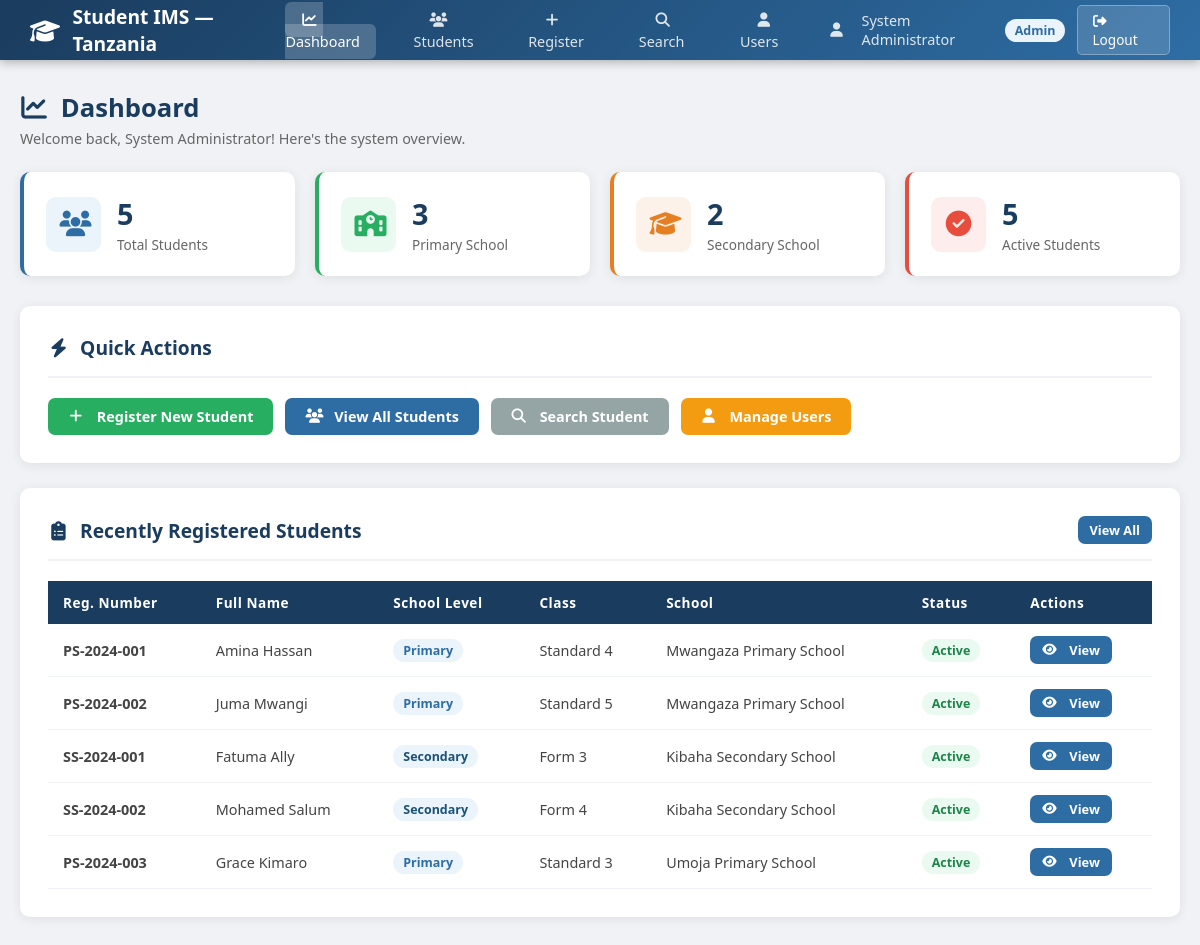
/dashboard.php (signed in), run on the app's committed database.
### tables this page shows
CREATE TABLE IF NOT EXISTS students (
    id INT AUTO_INCREMENT PRIMARY KEY,
    registration_number VARCHAR(20) NOT NULL UNIQUE,
    first_name VARCHAR(50) NOT NULL,
    last_name VARCHAR(50) NOT NULL,
    date_of_birth DATE NOT NULL,
    gender ENUM('Male', 'Female') NOT NULL,
    school_level ENUM('Primary', 'Secondary') NOT NULL,
    class_name VARCHAR(20) NOT NULL,
    school_name VARCHAR(100) NOT NULL,
    region VARCHAR(50) NOT NULL,
    district VARCHAR(50) NOT NULL,
    parent_name VARCHAR(100) NOT NULL,
    parent_phone VARCHAR(20) NOT NULL,
    parent_email VARCHAR(100),
    address TEXT,
    enrollment_date DATE NOT NULL,
    status ENUM('Active', 'Inactive', 'Graduated', 'Transferred') DEFAULT 'Active',
    created_at TIMESTAMP DEFAULT CURRENT_TIMESTAMP,
    updated_at TIMESTAMP DEFAULT CURRENT_TIMESTAMP ON UPDATE CURRENT_TIMESTAMP
);

### dashboard.php (the view, shortened to what this page needs)
<?php
$conn = getDBConnection();
$totalStudents   = $conn->query("SELECT COUNT(*) AS c FROM students")->fetch_assoc()['c'];
$primaryStudents = $conn->query("SELECT COUNT(*) AS c FROM students WHERE school_level='Primary'")->fetch_assoc()['c'];
$secondaryStudents = $conn->query("SELECT COUNT(*) AS c FROM students WHERE school_level='Secondary'")->fetch_assoc()['c'];
$activeStudents  = $conn->query("SELECT COUNT(*) AS c FROM students WHERE status='Active'")->fetch_assoc()['c'];
$recent = $conn->query("SELECT * FROM students ORDER BY created_at DESC LIMIT 5");
?>
<!DOCTYPE html>
<html lang="en">
<head>
    <link rel="stylesheet" href="css/style.css">
    <link rel="stylesheet" href="https://cdnjs.cloudflare.com/ajax/libs/font-awesome/6.5.1/css/all.min.css">
</head>
<body>
<nav class="navbar">
    <a href="dashboard.php" class="navbar-brand">
        <span><i class="fa-solid fa-graduation-cap"></i></span> Student IMS &mdash; Tanzania
    </a>
    <ul class="navbar-nav">
        <li><a href="dashboard.php" class="active"><i class="fa-solid fa-chart-line"></i> Dashboard</a></li>
        <li><a href="students.php"><i class="fa-solid fa-users"></i> Students</a></li>
        <li><a href="register_student.php"><i class="fa-solid fa-plus"></i> Register</a></li>
        <li><a href="search.php"><i class="fa-solid fa-magnifying-glass"></i> Search</a></li>
        <?php if ($_SESSION['role'] === 'Admin'): ?>
        <li><a href="users.php"><i class="fa-solid fa-user"></i> Users</a></li>
        <?php endif; ?>
    </ul>
    <div class="navbar-user">
        <i class="fa-solid fa-user"></i> <?= htmlspecialchars($_SESSION['full_name']) ?>
        <span class="badge badge-info"><?= $_SESSION['role'] ?></span>
        <a href="logout.php" class="logout-btn"><i class="fa-solid fa-right-from-bracket"></i> Logout</a>
    </div>
</nav>
<div class="container">
    <div class="page-title">
        <h1><i class="fa-solid fa-chart-line"></i> Dashboard</h1>
        <p>Welcome back, <?= htmlspecialchars($_SESSION['full_name']) ?>! Here's the system overview.</p>
    </div>
    <div class="stats-grid">
        <div class="stat-card blue">
            <div class="stat-icon"><i class="fa-solid fa-users"></i></div>
            <div class="stat-info">
                <h3><?= $totalStudents ?></h3>
                <p>Total Students</p>
            </div>
        </div>
        <div class="stat-card green">
            <div class="stat-icon"><i class="fa-solid fa-school"></i></div>
            <div class="stat-info">
                <h3><?= $primaryStudents ?></h3>
                <p>Primary School</p>
            </div>
        </div>
        <div class="stat-card orange">
            <div class="stat-icon"><i class="fa-solid fa-graduation-cap"></i></div>
            <div class="stat-info">
                <h3><?= $secondaryStudents ?></h3>
                <p>Secondary School</p>
            </div>
        </div>
        <div class="stat-card red">
            <div class="stat-icon"><i class="fa-solid fa-circle-check"></i></div>
            <div class="stat-info">
                <h3><?= $activeStudents ?></h3>
                <p>Active Students</p>
            </div>
        </div>
    </div>
    <div class="card">
        <div class="card-header">
            <h2 class="card-title"><i class="fa-solid fa-bolt"></i> Quick Actions</h2>
        </div>
        <div style="display:flex; gap:12px; flex-wrap:wrap;">
            <a href="register_student.php" class="btn btn-success"><i class="fa-solid fa-plus"></i> Register New Student</a>
            <a href="students.php" class="btn btn-primary"><i class="fa-solid fa-users"></i> View All Students</a>
            <a href="search.php" class="btn btn-secondary"><i class="fa-solid fa-magnifying-glass"></i> Search Student</a>
            <?php if ($_SESSION['role'] === 'Admin'): ?>
            <a href="users.php" class="btn btn-warning"><i class="fa-solid fa-user"></i> Manage Users</a>
            <?php endif; ?>
        </div>
    </div>
    <div class="card">
        <div class="card-header">
            <h2 class="card-title"><i class="fa-solid fa-clipboard-list"></i> Recently Registered Students</h2>
            <a href="students.php" class="btn btn-primary btn-sm">View All</a>
        </div>
        <div class="table-container">
            <table>
                <thead>
                    <tr>
                        <th>Reg. Number</th>
                        <th>Full Name</th>
                        <th>School Level</th>
                        <th>Class</th>
                        <th>School</th>
                        <th>Status</th>
                        <th>Actions</th>
                    </tr>
                </thead>
                <tbody>
                    <?php while ($s = $recent->fetch_assoc()): ?>
                    <tr>
                        <td><strong><?= htmlspecialchars($s['registration_number']) ?></strong></td>
                        <td><?= htmlspecialchars($s['first_name'] . ' ' . $s['last_name']) ?></td>
                        <td>
                            <span class="badge <?= $s['school_level'] === 'Primary' ? 'badge-info' : 'badge-primary' ?>">
                                <?= $s['school_level'] ?>
                            </span>
                        </td>
                        <td><?= htmlspecialchars($s['class_name']) ?></td>
                        <td><?= htmlspecialchars($s['school_name']) ?></td>
                        <td>
                            <span class="badge <?= $s['status'] === 'Active' ? 'badge-success' : 'badge-secondary' ?>">
                                <?= $s['status'] ?>
                            </span>
                        </td>
                        <td>
                            <a href="view_student.php?id=<?= $s['id'] ?>" class="btn btn-primary btn-sm"><i class="fa-solid fa-eye"></i> View</a>
                        </td>
                    </tr>
                    <?php endwhile; ?>
                </tbody>
            </table>
        </div>
    </div>
</div>
</body>
</html>

### css/style.css (style rules this page uses)
* { margin: 0; padding: 0; box-sizing: border-box; }
body { font-family: 'Segoe UI', Tahoma, Geneva, Verdana, sans-serif; background: #f0f2f5; color: #333; min-height: 100vh; }
.navbar { background: linear-gradient(135deg, #1a3c5e, #2e6da4); padding: 0 30px; display: flex; align-items: center; justify-content: space-between; height: 60px; box-shadow: 0 2px 10px rgba(0,0,0,0.3); position: sticky; top: 0; z-index: 999; }
.navbar-brand { color: #fff; font-size: 1.2rem; font-weight: 700; text-decoration: none; display: flex; align-items: center; gap: 10px; }
.navbar-brand span { font-size: 1.5rem; }
.navbar-nav { display: flex; list-style: none; gap: 5px; }
.navbar-nav a { color: rgba(255,255,255,0.85); text-decoration: none; padding: 8px 16px; border-radius: 6px; font-size: 0.9rem; transition: all 0.2s; }
.navbar-nav a:hover, .navbar-nav a.active { background: rgba(255,255,255,0.2); color: #fff; }
.navbar-user { color: rgba(255,255,255,0.85); font-size: 0.9rem; display: flex; align-items: center; gap: 12px; }
.logout-btn { background: rgba(255,255,255,0.15); border: 1px solid rgba(255,255,255,0.3); color: #fff; padding: 5px 14px; border-radius: 5px; cursor: pointer; font-size: 0.85rem; text-decoration: none; transition: all 0.2s; }
.navbar-nav a i, .navbar-user i, .navbar-brand i, .btn i, .logout-btn i, .card-title i, .stat-icon i, .section-title i, .alert i, .page-title h1 i { margin-right: 6px; width: 1.1em; text-align: center; }
.stat-icon i { font-size: 1.6rem; margin-right: 0; }
.stat-card.blue .stat-icon i { color: #2e6da4; }
.stat-card.green .stat-icon i { color: #27ae60; }
.stat-card.orange .stat-icon i { color: #e67e22; }
.stat-card.red .stat-icon i { color: #e74c3c; }
.container { max-width: 1200px; margin: 30px auto; padding: 0 20px; }
.card { background: #fff; border-radius: 10px; box-shadow: 0 2px 12px rgba(0,0,0,0.08); padding: 28px; margin-bottom: 25px; }
.card-header { border-bottom: 2px solid #f0f2f5; padding-bottom: 15px; margin-bottom: 20px; display: flex; align-items: center; justify-content: space-between; }
.card-title { font-size: 1.2rem; font-weight: 700; color: #1a3c5e; }
.stats-grid { display: grid; grid-template-columns: repeat(auto-fit, minmax(200px, 1fr)); gap: 20px; margin-bottom: 30px; }
.stat-card { background: #fff; border-radius: 10px; padding: 22px; box-shadow: 0 2px 12px rgba(0,0,0,0.08); display: flex; align-items: center; gap: 16px; border-left: 4px solid; }
.stat-card.blue { border-color: #2e6da4; }
.stat-card.green { border-color: #27ae60; }
.stat-card.orange { border-color: #e67e22; }
.stat-card.red { border-color: #e74c3c; }
.stat-icon { font-size: 2.2rem; width: 55px; height: 55px; display: flex; align-items: center; justify-content: center; border-radius: 10px; }
.stat-card.blue .stat-icon { background: #ebf3fb; }
.stat-card.green .stat-icon { background: #eafaf1; }
.stat-card.orange .stat-icon { background: #fdf2e9; }
.stat-card.red .stat-icon { background: #fdedec; }
.stat-info h3 { font-size: 1.8rem; font-weight: 700; color: #1a3c5e; }
.stat-info p { font-size: 0.85rem; color: #666; margin-top: 2px; }
.btn { display: inline-flex; align-items: center; gap: 7px; padding: 9px 20px; border-radius: 7px; font-size: 0.9rem; font-weight: 600; cursor: pointer; border: none; text-decoration: none; transition: all 0.2s; }
.btn-primary { background: #2e6da4; color: #fff; }
.btn-success { background: #27ae60; color: #fff; }
.btn-secondary { background: #95a5a6; color: #fff; }
.btn-warning { background: #f39c12; color: #fff; }
.btn-sm { padding: 5px 12px; font-size: 0.8rem; }
.table-container { overflow-x: auto; }
table { width: 100%; border-collapse: collapse; font-size: 0.9rem; }
thead { background: #1a3c5e; color: #fff; }
thead th { padding: 12px 15px; text-align: left; font-weight: 600; font-size: 0.85rem; letter-spacing: 0.5px; }
tbody tr { border-bottom: 1px solid #f0f2f5; transition: background 0.15s; }
tbody td { padding: 12px 15px; color: #444; }
.badge { display: inline-block; padding: 3px 10px; border-radius: 50px; font-size: 0.78rem; font-weight: 600; }
.badge-success { background: #eafaf1; color: #1e8449; }
.badge-info { background: #ebf3fb; color: #2e6da4; }
.badge-primary { background: #ebf3fb; color: #1a5276; }
.page-title { margin-bottom: 24px; }
.page-title h1 { font-size: 1.6rem; font-weight: 700; color: #1a3c5e; }
.page-title p { color: #666; font-size: 0.9rem; margin-top: 4px; }

### data on the page
students: registration_number "PS-2024-001", first_name+last_name "Amina Hassan", school_level "Primary", class_name "Standard 4", school_name "Mwangaza Primary School", status "Active"
students: registration_number "PS-2024-002", first_name+last_name "Juma Mwangi", school_level "Primary", class_name "Standard 5", school_name "Mwangaza Primary School", status "Active"
students: registration_number "SS-2024-001", first_name+last_name "Fatuma Ally", school_level "Secondary", class_name "Form 3", school_name "Kibaha Secondary School", status "Active"
students: registration_number "SS-2024-002", first_name+last_name "Mohamed Salum", school_level "Secondary", class_name "Form 4", school_name "Kibaha Secondary School", status "Active"
students: registration_number "PS-2024-003", first_name+last_name "Grace Kimaro", school_level "Primary", class_name "Standard 3", school_name "Umoja Primary School", status "Active"

### other printed values
$_SESSION['full_name'] "System Administrator"
$_SESSION['role'] "Admin"
$totalStudents "5"
$primaryStudents "3"
$secondaryStudents "2"
$activeStudents "5"
